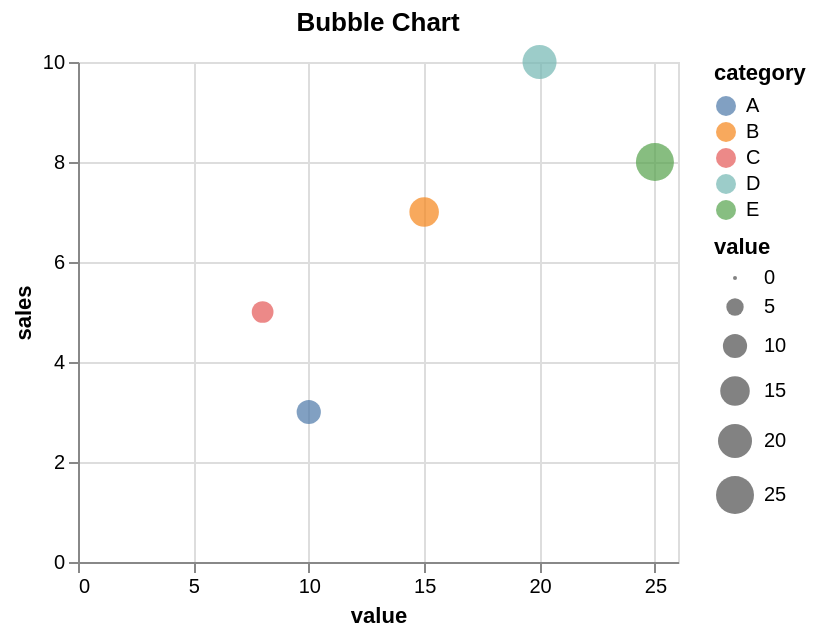

Write a Vega-Lite specification for this figure.
### Vega-Lite specification from a JSON file in a GitHub repository (floating-point values rounded to 4 significant figures)
{"$schema": "https://vega.github.io/schema/vega-lite/v5.20.1.json", "config": {"view": {"continuousHeight": 300, "continuousWidth": 300}}, "data": {"name": "data-da9a454df0df8e8c843a0e21b04bad6c"}, "datasets": {"data-da9a454df0df8e8c843a0e21b04bad6c": [{"category": "A", "month": "Jan", "sales": 3, "value": 10}, {"category": "B", "month": "Feb", "sales": 7, "value": 15}, {"category": "C", "month": "Mar", "sales": 5, "value": 8}, {"category": "D", "month": "Apr", "sales": 10, "value": 20}, {"category": "E", "month": "May", "sales": 8, "value": 25}]}, "encoding": {"color": {"field": "category", "type": "nominal"}, "size": {"field": "value", "type": "quantitative"}, "x": {"field": "value", "type": "quantitative"}, "y": {"field": "sales", "type": "quantitative"}}, "height": 250, "mark": {"type": "circle"}, "title": "Bubble Chart", "width": "container"}
